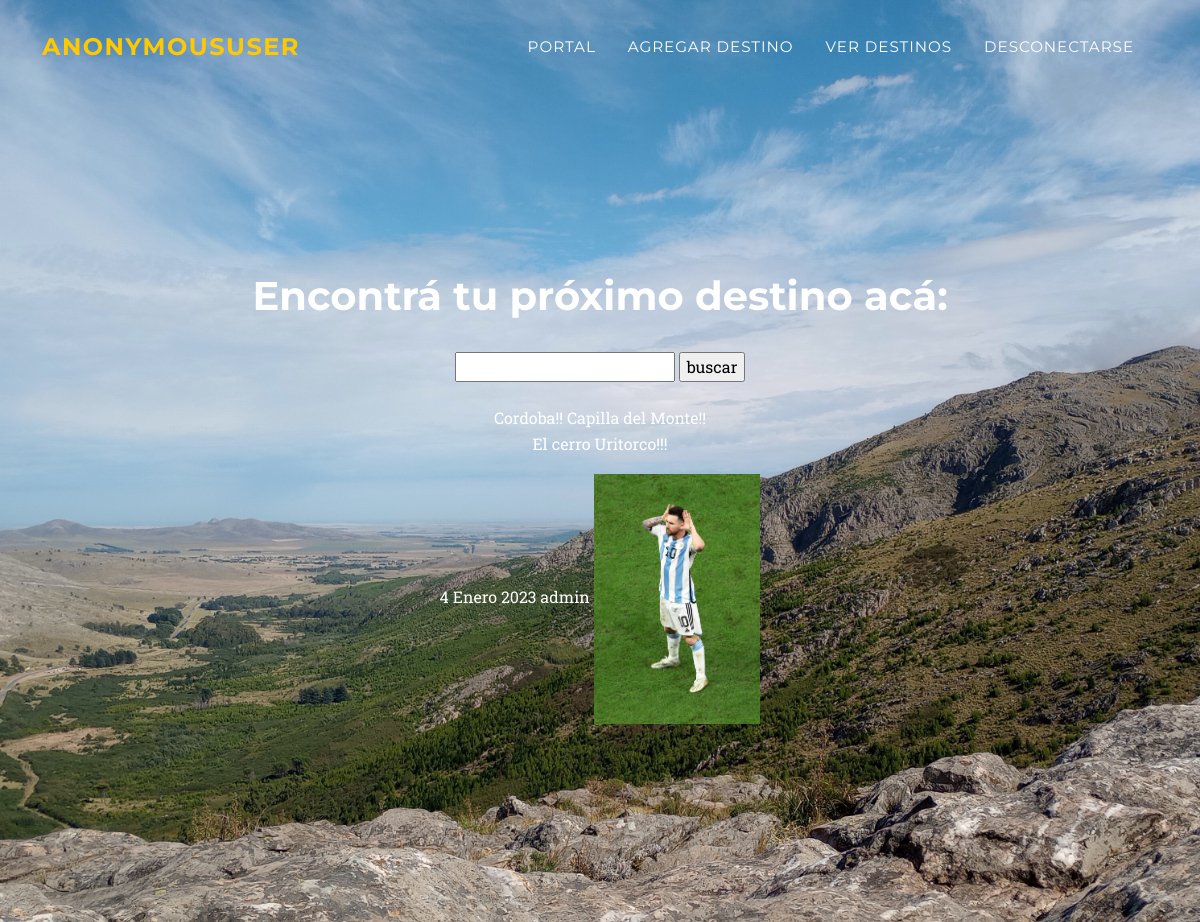
The page /paginaposteo/27 (upper part) on the database as committed earlier.
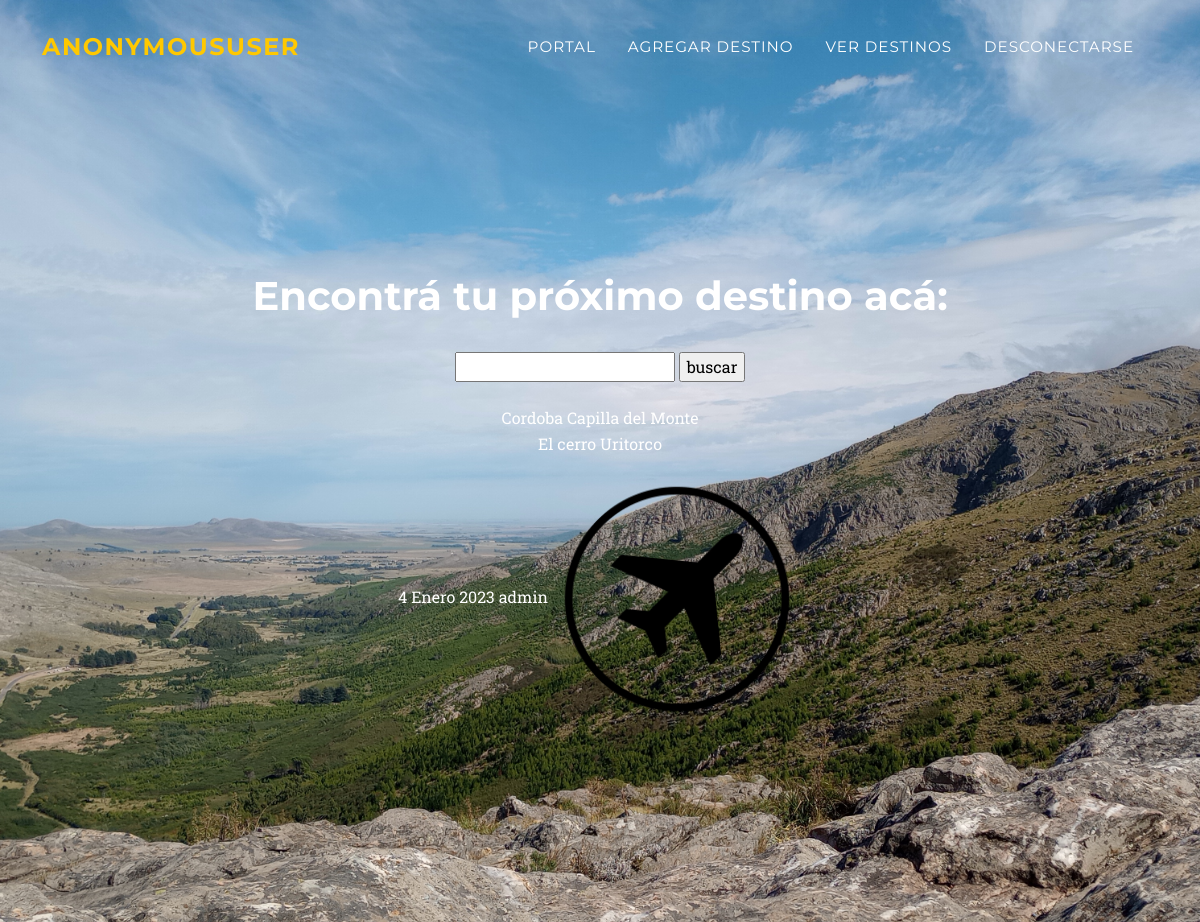
The same page on the database as committed later.
### AppUsuarios/models.py (models this page shows, shortened)
class Posteo(models.Model):
    usuario_posteo = models.ForeignKey(User, on_delete=models.CASCADE)
    titulo_posteo = models.CharField(max_length=40)
    subtitulo_posteo = models.CharField(max_length=40,default='hola')
    contenido_posteo = RichTextField(blank=True,null=True)
    imagen_post = models.ImageField(upload_to='posteos', blank=True)
    fecha_posteo_imagen = models.DateField(blank=True, null=True)

### AppUsuarios/views.py (the view)
# urls.py: path("paginaposteo/<id>", paginaPosteo, name="paginaposteo"),
def paginaPosteo(request,id):
    paginaposteo = Posteo.objects.get(id=id)
    return render(request, "PaginaPosteo.html",{"imagen":mostrarImagen(request), "paginaposteo":paginaposteo})

### AppUsuarios/Templates/PaginaPosteo.html (shortened to what this page needs)
{% extends "PadreHome.html" %}
{% block avatar %}
<a class="navbar-brand" href={% url 'perfil' user.id %}><img height="200px" src="" alt="">{{user}}</a>
<br>
{% endblock %}
{% block nav %}
<li class="nav-item"><a class="nav-link" href={% url 'portal' %}>Portal</a></li>
<li class="nav-item"><a class="nav-link" href={% url 'postear' %}>Agregar destino</a></li>
<li class="nav-item"><a class="nav-link" href={% url 'verposteo' %}>Ver destinos</a></li>
<li class="nav-item"><a class="nav-link" href={% url 'desconectarse' %}>Desconectarse</a></li>
{% endblock %}
{% block contenido %}
<h1> Encontrá tu próximo destino acá: </h1>
<br>
<form action="{% url 'buscarposteo' %}" method="GET">
    <input type="text" name="titulo_posteo" id="titulo_posteo">
    <input type="submit" value="buscar">
</form>
<br>
{{ paginaposteo.titulo_posteo }}
{{ paginaposteo.subtitulo_posteo}}
{{ paginaposteo.contenido_posteo | safe}}
{{ paginaposteo.fecha_posteo_imagen }}
{{ paginaposteo.usuario_posteo }}
<img height="250px" src={{ paginaposteo.imagen_post.url |safe }} alt="">
{% endblock %}

### Templates/PadreHome.html (shortened to what this page needs)
<!DOCTYPE html>
{% load static %}
<html lang="en">
    <head>
        <link href="{% static 'css/styles.css' %}" rel="stylesheet" />
    </head>
    <body id="page-top">
        <nav class="navbar navbar-expand-lg navbar-dark fixed-top" id="mainNav">
            <div class="container">
                {% block avatar %}
                {% endblock %}
                <div class="collapse navbar-collapse" id="navbarResponsive">
                    <ul class="navbar-nav text-uppercase ms-auto py-4 py-lg-0">
                        {% block nav %}
                        {% endblock %}
                    </ul>
                </div>
            </div>
        </nav>
        <header class="masthead">
            {% block contenido %}
            {% endblock %}
        </header>
    </body>
</html>

Rows that differ between the two databases and show on the page:
changed Posteo "admin": titulo_posteo "Cordoba!!" → "Cordoba"; subtitulo_posteo "Capilla del Monte!!" → "Capilla del Monte"; contenido_posteo "El cerro Uritorco!!!" → "El cerro Uritorco"; imagen_post: a different picture
